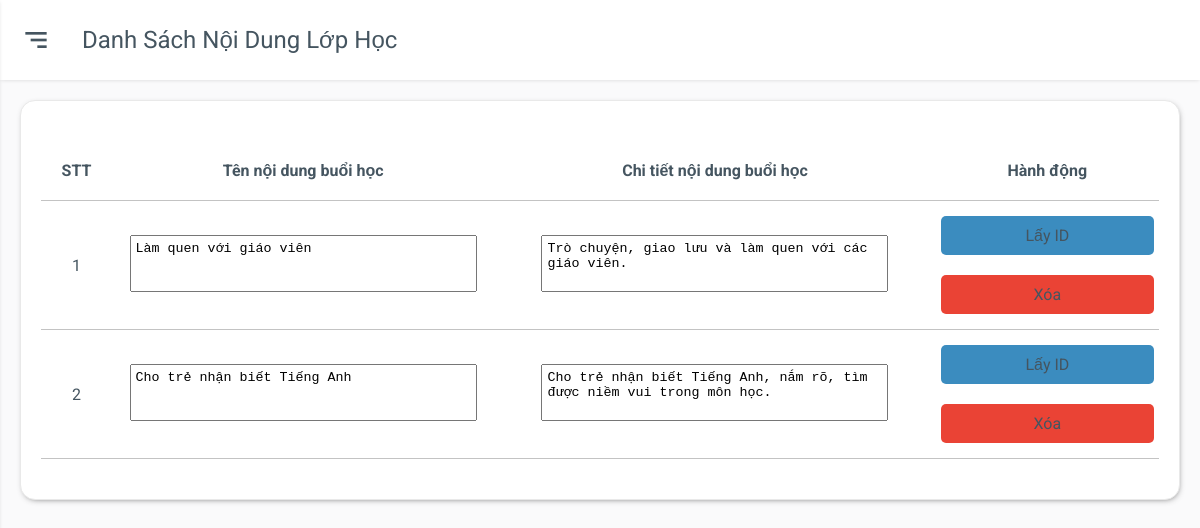
The app's page /admin/lessondetails.php?classId=1 (signed in) with its own data.
### tables this page shows
CREATE TABLE `tbl_lesson` (
  `lessonId` int(11) NOT NULL,
  `lessonName` varchar(255) NOT NULL,
  `lessonDesc` text NOT NULL,
  `classId` int(11) UNSIGNED NOT NULL
);

### lib/database.php (called while the page is built, shortened)
<?php
Class Database{
   public $host   = DB_HOST;
   public $user   = DB_USER;
   public $pass   = DB_PASS;
   public $dbname = DB_NAME;
   public $link;
private function connectDB(){
   $this->link = new mysqli($this->host, $this->user, $this->pass,$this->dbname);
  mysqli_set_charset($this->link,"utf8");
 }
public function select($query){
  $result = $this->link->query($query) or
   die($this->link->error.__LINE__);
  if($result->num_rows > 0){
    return $result;
  } else {
    return false;
  }
 }
}
?>

### classes/lesson.php (called while the page is built, shortened)
<?php
    $filepath = realpath(dirname(__FILE__));
    include_once ($filepath.'/../lib/database.php');
?>
<?php
 class lesson
 {
    private $db;
    public function __construct()
    {
        $this->db = new Database();
    }
    public function lesson_details($Id){
        $query = "SELECT * FROM tbl_lesson WHERE classID = '$Id' ";
        $result = $this->db->select($query);
        return $result;
    }
}
?>

### admin/lessondetails.php (the view, shortened to what this page needs)
<?php
    $title = "Danh sách nội dung lớp học";
    include './inc/sidebar.php';
    include '../classes/courses.php';
    include '../classes/lesson.php';
    include_once '../helpers/format.php';
?>
<?php
    $lesson = new lesson();
  if(!isset($_GET['classId']) || $_GET['classId'] == NULL ) {
    echo "<script>window.location = 'listlesson.php'</script>";
} else {
    $Id = $_GET['classId'];
}
?>
<div class="main">
    <div class="main-header">
        <div class="mobile-toggle" id="mobile-toggle">
            <i class='bx bx-menu-alt-right'></i>
        </div>
        <div class="main-title">
            <?php
            echo $title;
            ?>
        </div>
    </div>
    <div class="main-content">
        <div class="row">
            <div class="col-12">
                <div class="box">
                    <form action="" method="POST" id="form1">
                        <div class="box-body overflow-scroll">
                            <table>
                                <thead>
                                    <tr class="box-item box-item-header">
                                        <th>STT</th>
                                        <th>Tên nội dung buổi học</th>
                                        <th>Chi tiết nội dung buổi học</th>
                                        <th>Hành động</th>
                                    </tr>
                                </thead>
                                <tbody>
                                    <?php
                                    $lesson_details = $lesson->lesson_details($Id);
                                    if(isset($lesson_details))
                                    {
                                        $i = 0;
                                        while($result = $lesson_details->fetch_assoc()){
                                            $i++;
                                            $classId = $result['classId'];
                                            $lessonId = $result['lessonId'];
                                    ?>
                                    <tr class="box-item">
                                        <td>
                                            <?php echo $i?>
                                        </td>
                                        <td>
                                            <textarea name="
                                            <?php
                                             if(isset($_GET['editlessonId']) &&  $IdLesson == $result['lessonId'])
                                             {
                                                 echo 'lessonName';
                                             }
                                            else{
                                                echo "";
                                            }
                                            ?>" cols="40" class="textarea lessonName"
                                                rows="3"><?php echo $result['lessonName']?></textarea>
                                        </td>
                                        <td>
                                            <textarea name="
                                            <?php
                                             if(isset($_GET['editlessonId']) &&  $IdLesson == $result['lessonId'])
                                             {
                                                 echo 'lessonDesc';
                                             }
                                            ?>" id="" cols="40" class="textarea lessonDesc"
                                                rows="3"><?php echo $result['lessonDesc']?></textarea>
                                        </td>
                                        <td>
                                            <div class="action-box">
                                                <?php
                                                    if(!isset($_GET['editlessonId']) ||  $IdLesson != $result['lessonId'])
                                                    {
                                                       echo "<a href=\"lessondetails.php?classId=$classId&editlessonId=$lessonId\"
                                                class=\"action-box__edit\" name=\"update\">Lấy ID</a>";
                                                    }
                                                    else{
                                                        echo '<a href="javascript:;" class="action-box__edit" name="update"
                                                        onclick="submit();">Sửa</a>';
                                                }
                                                ?>
                                                <a href="lessondetails.php?classId=<?php echo $result['classId']?>&dellessonId=<?php echo $result['lessonId']?>"
                                                    class="action-box__remove">Xóa</a>
                                            </div>
                                        </td>
                                    </tr>
                                    <?php
                                        }
                                    }
                                    ?>
                                </tbody>
                            </table>
                        </div>
                    </form>
                </div>
            </div>
        </div>
    </div>
</div>
<?php
    include './inc/footer.php';
?>

### admin/css/grid.css (style rules this page uses)
.row { display: flex; flex-wrap: wrap; margin: 0 -15px; }
[class*="col-"] { padding: 0 15px; margin-bottom: 20px; }
.col-12 { width: 100%; }

### admin/css/app.css (style rules this page uses)
:root { --body-bg: #fafafb; --box-bg: #ffffff; --main-color: #0652dd; --text-color: #455560; --text-second-color: #72849ab3; --border-color: #e9e9e9; --menu-item-active-bg: rgba(62, 121, 247, 0.1); --black: #000; --box-border-radius: 15px; --sidebar-size: 260px; --sidebar-logo-img-size: 45px; --sidebar-logo-size: 80px; --profile-image-size: 45px; --main-header-height: 80px; --shadow: 0 1px 4px -1px rgb(0 0 0 / 15%); --darkmode-toggle-size: 20px; --while: #fff; }
* { padding: 0; margin: 0; box-sizing: border-box; }
body { font-family: "Roboto", sans-serif; background-color: var(--body-bg); color: var(--text-color); position: relative; }
a { text-decoration: none; color: unset; display: inline-block; }
.main { padding-left: var(--sidebar-size); }
.main-header { height: var(--main-header-height); display: flex; align-items: center; padding: 20px; background-color: var(--box-bg); box-shadow: var(--shadow); }
.mobile-toggle { display: none; }
.main-title { text-transform: capitalize; font-size: 1.5rem; }
.main-content { padding: 20px; }
.box { background-color: var(--box-bg); padding: 20px; border: 0.5px solid var(--border-color); border-radius: var(--box-border-radius); margin-bottom: 20px; box-shadow: 1px 2px 7px -4px #333; }
.box-item, .box-item-header { border-bottom: 1px solid rgba(51, 51, 51, 0.295); }
.box-item p, .box-item a { padding: 20px; word-break: break-all; }
.box-item { position: relative; }
.box-item::before { content: ""; width: 100%; height: 0; right: 0; background: transparent; top: 0; left: 0; position: absolute; }
.box-body { padding: 20px 0; width: 100%; display: block; }
table { width: 100%; min-width: 1000px; border-collapse: collapse; }
table thead tr { text-align: left; }
table th { text-align: center; }
table th, table td { padding: 20px 0; }
table td { padding: 5px; text-align: center; max-width: 150px; text-align: center; }
.overflow-scroll { overflow-y: auto; }
@media only screen and (max-width: 1280px) { .main { padding-left: 0; } }
@media only screen and (max-width: 1280px) { .mobile-toggle, .sidebar-close { display: grid; place-items: center; font-size: 2rem; margin-right: 30px; cursor: pointer; } }
textarea { resize: none; }
.box-item textarea { padding: 5px; }
.action-box { display: flex; flex-direction: column; align-items: center; justify-content: center; }
.action-box a { padding: 10px 20px; margin: 10px 0; width: 100%; border-radius: 5px; }
.action-box__edit { background-color: #3b8cbf; }
.action-box__remove { background-color: #ea4335; }

### records on screen
tbl_lesson: lessonName "Làm quen với giáo viên", lessonDesc "Trò chuyện, giao lưu và làm quen với các giáo viên."
tbl_lesson: lessonName "Cho trẻ nhận biết Tiếng Anh", lessonDesc "Cho trẻ nhận biết Tiếng Anh, nắm rõ, tìm được niềm vui trong môn học."

### other values on screen
$title "Danh Sách Nội Dung Lớp Học"
